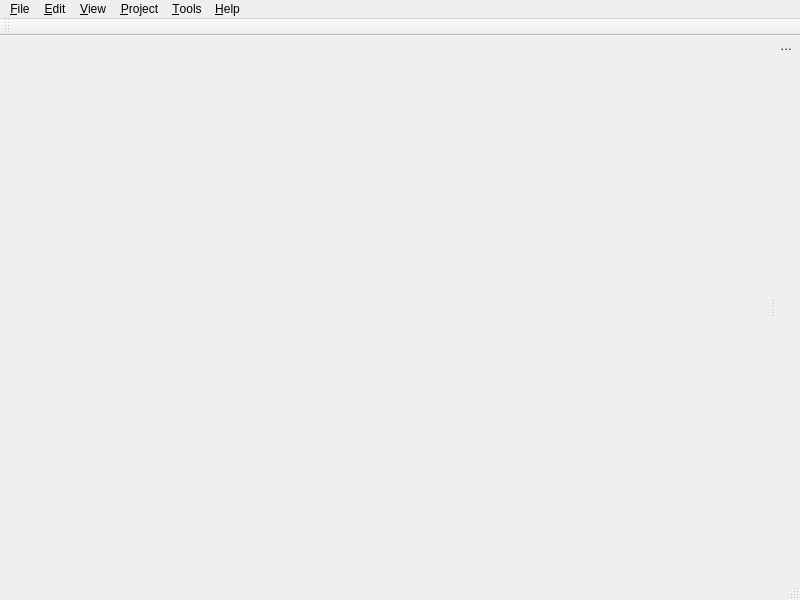
<?xml version="1.0" encoding="UTF-8"?>
<ui version="4.0">
 <author>Pavel Andreev</author>
 <class>MainWindow</class>
 <widget class="QMainWindow" name="MainWindow">
  <property name="geometry">
   <rect>
    <x>0</x>
    <y>0</y>
    <width>800</width>
    <height>600</height>
   </rect>
  </property>
  <property name="windowTitle">
   <string>SQL Designer</string>
  </property>
  <widget class="QWidget" name="centralwidget">
   <layout class="QGridLayout" name="gridLayout"/>
  </widget>
  <widget class="QMenuBar" name="menubar">
   <property name="geometry">
    <rect>
     <x>0</x>
     <y>0</y>
     <width>800</width>
     <height>18</height>
    </rect>
   </property>
   <widget class="QMenu" name="menuTools">
    <property name="title">
     <string>&amp;Tools</string>
    </property>
    <addaction name="actionView_Log"/>
    <addaction name="separator"/>
    <addaction name="actionPreferences"/>
   </widget>
   <widget class="QMenu" name="menuHelp">
    <property name="title">
     <string>&amp;Help</string>
    </property>
    <addaction name="actionHelp"/>
    <addaction name="separator"/>
    <addaction name="actionAbout"/>
    <addaction name="actionAbout_Qt"/>
   </widget>
   <widget class="QMenu" name="menuProject">
    <property name="title">
     <string>&amp;Project</string>
    </property>
    <addaction name="actionAdd_Table"/>
    <addaction name="actionGenerate_DDL"/>
   </widget>
   <widget class="QMenu" name="menuView">
    <property name="title">
     <string>&amp;View</string>
    </property>
    <widget class="QMenu" name="menuZoom_2">
     <property name="title">
      <string>Zoom</string>
     </property>
     <addaction name="actionZoom_10"/>
     <addaction name="actionZoom_20"/>
     <addaction name="actionZoom_33"/>
     <addaction name="actionZoom_50"/>
     <addaction name="actionZoom_75"/>
     <addaction name="actionZoom_100"/>
     <addaction name="actionZoom_200"/>
     <addaction name="separator"/>
     <addaction name="action_Custom_Zoom"/>
    </widget>
    <addaction name="actionZoom_In"/>
    <addaction name="actionZoom_Out"/>
    <addaction name="menuZoom_2"/>
    <addaction name="separator"/>
    <addaction name="actionShow_Grid"/>
   </widget>
   <widget class="QMenu" name="menuFile">
    <property name="title">
     <string>&amp;File</string>
    </property>
    <addaction name="actionNew_Project"/>
    <addaction name="actionOpen_Project"/>
    <addaction name="actionClose_Project"/>
    <addaction name="separator"/>
    <addaction name="actionSave"/>
    <addaction name="actionSave_As"/>
    <addaction name="separator"/>
    <addaction name="actionPrint"/>
    <addaction name="separator"/>
    <addaction name="actionExit"/>
   </widget>
   <widget class="QMenu" name="menuEdit">
    <property name="title">
     <string>&amp;Edit</string>
    </property>
    <addaction name="actionUndo"/>
    <addaction name="actionRedo"/>
    <addaction name="separator"/>
    <addaction name="actionCut"/>
    <addaction name="actionCopy"/>
    <addaction name="actionPaste"/>
    <addaction name="separator"/>
    <addaction name="actionSelect_All"/>
   </widget>
   <addaction name="menuFile"/>
   <addaction name="menuEdit"/>
   <addaction name="menuView"/>
   <addaction name="menuProject"/>
   <addaction name="menuTools"/>
   <addaction name="menuHelp"/>
  </widget>
  <widget class="QStatusBar" name="statusbar"/>
  <widget class="QToolBar" name="mainToolBar">
   <property name="windowTitle">
    <string>toolBar</string>
   </property>
   <attribute name="toolBarArea">
    <enum>TopToolBarArea</enum>
   </attribute>
   <attribute name="toolBarBreak">
    <bool>false</bool>
   </attribute>
  </widget>
  <widget class="QDockWidget" name="propertyDockWidget">
   <property name="features">
    <set>QDockWidget::DockWidgetMovable</set>
   </property>
   <property name="allowedAreas">
    <set>Qt::LeftDockWidgetArea|Qt::RightDockWidgetArea</set>
   </property>
   <property name="windowTitle">
    <string>Properties</string>
   </property>
   <attribute name="dockWidgetArea">
    <number>2</number>
   </attribute>
   <widget class="QWidget" name="propertyDockWidgetContents">
    <layout class="QGridLayout" name="gridLayout_2"/>
   </widget>
  </widget>
  <action name="actionNew_Project">
   <property name="text">
    <string>&amp;New Project</string>
   </property>
   <property name="statusTip">
    <string>Create a new Project</string>
   </property>
  </action>
  <action name="actionOpen_Project">
   <property name="text">
    <string>&amp;Open Project</string>
   </property>
   <property name="statusTip">
    <string>Open an existing Project</string>
   </property>
  </action>
  <action name="action">
   <property name="text">
    <string>-</string>
   </property>
  </action>
  <action name="actionExit">
   <property name="text">
    <string>E&amp;xit</string>
   </property>
   <property name="statusTip">
    <string>Exit the application</string>
   </property>
  </action>
  <action name="actionView_Log">
   <property name="text">
    <string>View Log</string>
   </property>
  </action>
  <action name="actionPreferences">
   <property name="text">
    <string>Preferences</string>
   </property>
  </action>
  <action name="actionHelp">
   <property name="text">
    <string>Help</string>
   </property>
  </action>
  <action name="action_3">
   <property name="text">
    <string>-</string>
   </property>
  </action>
  <action name="actionAbout">
   <property name="text">
    <string>&amp;About</string>
   </property>
   <property name="statusTip">
    <string>Show application about box.</string>
   </property>
  </action>
  <action name="actionAbout_Qt">
   <property name="text">
    <string>About &amp;Qt</string>
   </property>
   <property name="statusTip">
    <string>Show the Qt library's About box</string>
   </property>
  </action>
  <action name="actionCut">
   <property name="text">
    <string>Cu&amp;t</string>
   </property>
   <property name="toolTip">
    <string>Cut</string>
   </property>
   <property name="statusTip">
    <string>Cut the current selection's contents to the clipboard</string>
   </property>
  </action>
  <action name="actionCopy">
   <property name="text">
    <string>&amp;Copy</string>
   </property>
   <property name="toolTip">
    <string>Copy</string>
   </property>
   <property name="statusTip">
    <string>Copy the current selection's contents to the clipboard</string>
   </property>
  </action>
  <action name="actionPaste">
   <property name="text">
    <string>&amp;Paste</string>
   </property>
   <property name="toolTip">
    <string>Paste</string>
   </property>
   <property name="statusTip">
    <string>Paste the clipboard's contents into the current selection</string>
   </property>
  </action>
  <action name="actionShow_Grid">
   <property name="checkable">
    <bool>true</bool>
   </property>
   <property name="checked">
    <bool>true</bool>
   </property>
   <property name="text">
    <string>Show Grid</string>
   </property>
   <property name="statusTip">
    <string>Shows grid</string>
   </property>
  </action>
  <action name="actionZoom_In">
   <property name="icon">
    <iconset resource="../../resources/main.qrc">
     <normaloff>:/zoomin</normaloff>:/zoomin</iconset>
   </property>
   <property name="text">
    <string>Zoom In</string>
   </property>
   <property name="statusTip">
    <string>Zoom In working area</string>
   </property>
  </action>
  <action name="actionZoom_Out">
   <property name="icon">
    <iconset resource="../../resources/main.qrc">
     <normaloff>:/zoomout</normaloff>:/zoomout</iconset>
   </property>
   <property name="text">
    <string>Zoom Out</string>
   </property>
   <property name="statusTip">
    <string>Zoom Out working area</string>
   </property>
  </action>
  <action name="actionAdd_Table">
   <property name="text">
    <string>Add &amp;Table</string>
   </property>
   <property name="statusTip">
    <string>Add table to project</string>
   </property>
  </action>
  <action name="actionUndo">
   <property name="text">
    <string>&amp;Undo</string>
   </property>
  </action>
  <action name="actionRedo">
   <property name="text">
    <string>&amp;Redo</string>
   </property>
  </action>
  <action name="actionZoom_10">
   <property name="text">
    <string>Zoom 10%</string>
   </property>
   <property name="statusTip">
    <string>Set 10% zoom</string>
   </property>
  </action>
  <action name="actionZoom_20">
   <property name="text">
    <string>Zoom 20%</string>
   </property>
   <property name="statusTip">
    <string>Set 20% zoom</string>
   </property>
  </action>
  <action name="actionZoom_33">
   <property name="text">
    <string>Zoom 33%</string>
   </property>
   <property name="statusTip">
    <string>Set 33% zoom</string>
   </property>
  </action>
  <action name="actionZoom_50">
   <property name="text">
    <string>Zoom 50%</string>
   </property>
   <property name="statusTip">
    <string>Set 50% zoom</string>
   </property>
  </action>
  <action name="actionZoom_75">
   <property name="text">
    <string>Zoom 75%</string>
   </property>
   <property name="statusTip">
    <string>Set 75% zoom</string>
   </property>
  </action>
  <action name="actionZoom_100">
   <property name="text">
    <string>Zoom 100%</string>
   </property>
   <property name="statusTip">
    <string>Set original zoom</string>
   </property>
  </action>
  <action name="actionZoom_200">
   <property name="text">
    <string>Zoom 200%</string>
   </property>
   <property name="statusTip">
    <string>Set 200% zoom</string>
   </property>
  </action>
  <action name="action_Custom_Zoom">
   <property name="text">
    <string>Custom Zoom</string>
   </property>
   <property name="statusTip">
    <string>Choose Zoom...</string>
   </property>
  </action>
  <action name="actionSave">
   <property name="text">
    <string>&amp;Save</string>
   </property>
   <property name="statusTip">
    <string>Save the document to disk</string>
   </property>
  </action>
  <action name="actionSave_As">
   <property name="text">
    <string>Save As</string>
   </property>
   <property name="statusTip">
    <string>Save the document under a new name</string>
   </property>
  </action>
  <action name="actionPrint">
   <property name="text">
    <string>&amp;Print...</string>
   </property>
   <property name="statusTip">
    <string>Print diagram</string>
   </property>
  </action>
  <action name="actionSelect_All">
   <property name="text">
    <string>Select &amp;All</string>
   </property>
  </action>
  <action name="actionClose_Project">
   <property name="text">
    <string>Close Project</string>
   </property>
   <property name="toolTip">
    <string>Close the current project</string>
   </property>
   <property name="statusTip">
    <string>Close the current project</string>
   </property>
  </action>
  <action name="actionGenerate_DDL">
   <property name="text">
    <string>Generate DDL Script</string>
   </property>
  </action>
 </widget>
 <resources>
  <include location="../../resources/main.qrc"/>
 </resources>
 <connections>
  <connection>
   <sender>actionExit</sender>
   <signal>triggered()</signal>
   <receiver>MainWindow</receiver>
   <slot>close()</slot>
   <hints>
    <hint type="sourcelabel">
     <x>-1</x>
     <y>-1</y>
    </hint>
    <hint type="destinationlabel">
     <x>399</x>
     <y>299</y>
    </hint>
   </hints>
  </connection>
 </connections>
</ui>
